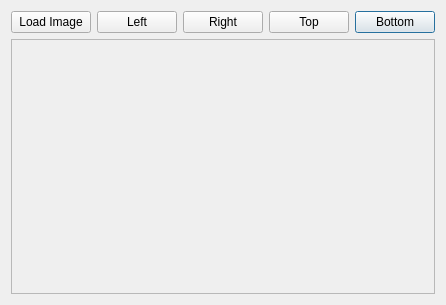
<?xml version="1.0" encoding="UTF-8"?>
<ui version="4.0">
 <class>ScrollAnimationWindow</class>
 <widget class="QDialog" name="ScrollAnimationWindow">
  <property name="geometry">
   <rect>
    <x>0</x>
    <y>0</y>
    <width>424</width>
    <height>305</height>
   </rect>
  </property>
  <property name="windowTitle">
   <string>Form</string>
  </property>
  <layout class="QGridLayout" name="gridLayout_2">
   <item row="0" column="0">
    <layout class="QGridLayout" name="gridLayout">
     <item row="0" column="4">
      <widget class="QPushButton" name="bottomButton">
       <property name="text">
        <string>Bottom</string>
       </property>
      </widget>
     </item>
     <item row="0" column="1">
      <widget class="QPushButton" name="leftButton">
       <property name="text">
        <string>Left</string>
       </property>
      </widget>
     </item>
     <item row="0" column="3">
      <widget class="QPushButton" name="topButton">
       <property name="text">
        <string>Top</string>
       </property>
      </widget>
     </item>
     <item row="0" column="2">
      <widget class="QPushButton" name="rightButton">
       <property name="text">
        <string>Right</string>
       </property>
      </widget>
     </item>
     <item row="0" column="0">
      <widget class="QPushButton" name="loadImageButton">
       <property name="text">
        <string>Load Image</string>
       </property>
      </widget>
     </item>
     <item row="1" column="0" colspan="5">
      <widget class="QScrollArea" name="scrollArea">
       <property name="widgetResizable">
        <bool>true</bool>
       </property>
       <widget class="QWidget" name="scrollAreaWidgetContents">
        <property name="geometry">
         <rect>
          <x>0</x>
          <y>0</y>
          <width>402</width>
          <height>257</height>
         </rect>
        </property>
        <layout class="QGridLayout" name="gridLayout_3">
         <item row="0" column="0">
          <widget class="QLabel" name="imageLabel">
           <property name="text">
            <string/>
           </property>
          </widget>
         </item>
        </layout>
       </widget>
      </widget>
     </item>
    </layout>
   </item>
  </layout>
 </widget>
 <resources/>
 <connections/>
</ui>
